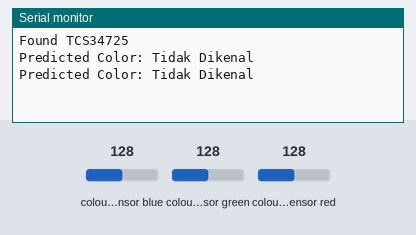
Recording of a sketch running on a simulated Arduino Uno, built with avr-gcc and run on an emulated ATmega328P. Parts: the last lines printed to the serial monitor. Inputs (shaded band) come from the test bench; at power-on: colour sensor blue 128, colour sensor green 128, colour sensor red 128.

Above: at 1.9 s.
2.0 s: colour sensor blue set to 191
At 2.7 s:
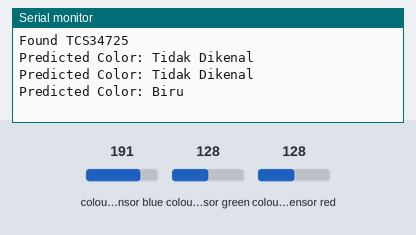
4.7 s: colour sensor green set to 250
At 5.7 s:
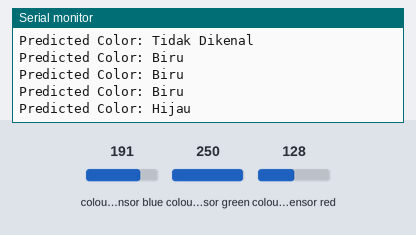

The sketch:

TCS34725-Color-Sensor.ino
```cpp
#include <Wire.h>
#include <Adafruit_Sensor.h>
#include <Adafruit_TCS34725.h>

Adafruit_TCS34725 tcs = Adafruit_TCS34725(TCS34725_INTEGRATIONTIME_50MS, TCS34725_GAIN_4X);

void setup(void) {
  Serial.begin(9600);

  if (tcs.begin()) {
    Serial.println("Found TCS34725");
  } else {
    Serial.println("No TCS34725 found ... check your connections");
    while (1);
  }
}

void loop(void) {
  uint16_t r, g, b, c;

  tcs.getRawData(&r, &g, &b, &c);

  // Menebak warna berdasarkan nilai-nilai RGB
  String predictedColor = guessColor(r, g, b);
  Serial.print("Predicted Color: "); Serial.println(predictedColor);

  delay(1000);
}

// Fungsi untuk menebak warna berdasarkan nilai-nilai RGB
String guessColor(uint16_t red, uint16_t green, uint16_t blue) {
  // Mendominasi warna yang memiliki nilai tertinggi
  if (red > green && red > blue) {
    return "Merah";
  } else if (green > red && green > blue) {
    return "Hijau";
  } else if (blue > red && blue > green) {
    return "Biru";
  } else {
    return "Tidak Dikenal";
  }
}
```

Measured:
- after the input at 2.0 s, the serial monitor: prints a new line after 0.15 s (image 1)
- after the input at 4.7 s, the serial monitor: prints a new line after 0.60 s (image 2)
